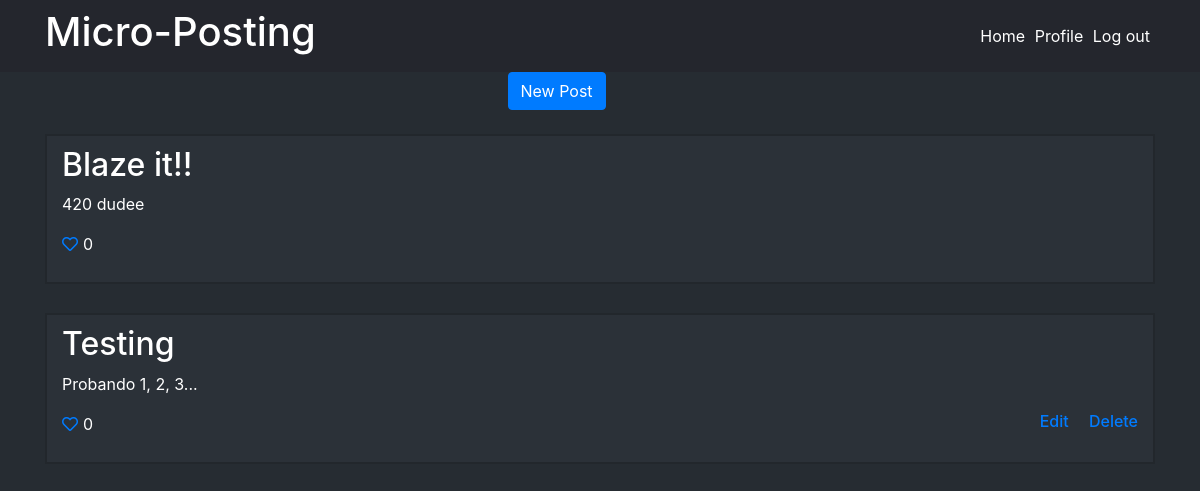
Page / (signed in) on the earlier database version.
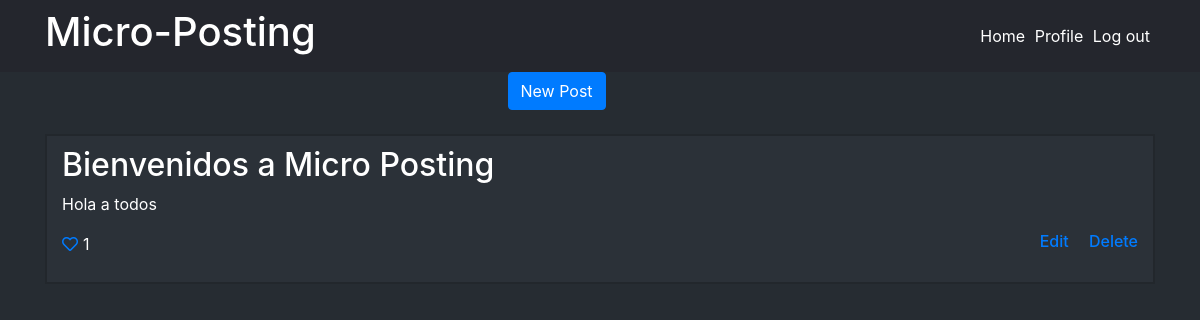
Same page on the later database version.
### app.py (models this page shows)
class Post(db.Model):
	id = db.Column(db.Integer, primary_key = True)
	title = db.Column(db.String)
	body = db.Column(db.Text)
	posted_by = db.Column(db.Integer, db.ForeignKey('user.id'))
	likes = db.relationship('PostLike', backref='post', lazy='dynamic')

### app.py (the view)
@app.route('/')
def index():
	posts = Post.query.order_by(Post.id.desc()).all()
	return render_template("home.html", posts = posts)

### app.py (called while the page is built)
@login_manager.user_loader
def load_user(user_id):
	return User.get_by_id(user_id)

	@staticmethod
	def get_by_id(id):
		return User.query.get(id)

### templates/home.html (shortened to what this page needs)
{% extends 'base.html' %}
{% block content %}
	{% if current_user.is_authenticated %}
	<a href="{{url_for('post')}}" class="btn btn-primary offset-5"> New Post</a>
		<div id="posts">
			{% for post in posts %}
				<br>
				<div class="post">
					<h2 class="">{{post.title}}</h2>
					<p>{{post.body}}</p>
					{% if current_user.id == post.posted_by %}
					<h6><a href="{{url_for('delete_post', post_id = post.id)}}" class="float-right">&emsp; Delete</a></h6>
					<h6><a href="{{url_for('edit_post', post_id = post.id)}}" class="float-right"> Edit</a></h6>
					{% endif %}
					<p class="likes"><a href="{{url_for('like', post_id = post.id)}}" class="far fa-heart"></a><span style="margin-left: 5px;">{{ post.likes.count() }}</span></p>
				</div>
			{% endfor %}
		</div>
	{% else %}
	<div class="jumbotron">
		<h1 class="text-center">Welcome to Micro-Posting</h1>
		<a href="{{url_for('signup')}}" class="btn btn-lg btn-primary offset-5"> Sign Up</a>
	</div>
	{% endif %}
{% endblock %}

### templates/base.html (shortened to what this page needs)
<!DOCTYPE html>
<html lang="en">
<head>
	<link rel="stylesheet" type="text/css" href="{{url_for('static', filename='css/style.css')}}">
	<link rel="stylesheet" type="text/css" href="{{url_for('static', filename='css/bootstrap.min.css')}}">
	<link rel="stylesheet" href="https://use.fontawesome.com/releases/v5.7.1/css/all.css">
</head>
<body id="body">
	<header id="header" class="navbar navbar-fixed-top navbar-inverse">
		<div class="container">
    		<h1><a href="{{url_for('index')}}">Micro-Posting</a></h1>
    <nav>
          <a href="{{url_for('index')}}" style="display: inline; margin-right: 5px;">Home</a>
          {% if current_user.is_authenticated %}
          <a href="{{url_for('show_user')}}" style="display: inline; margin-right: 5px;">Profile</a>
          <a href="{{url_for('logout')}}" style="display: inline; margin-right: 5px;">Log out</a>
          {% else %}
          <a href="{{url_for('login')}}" style="display: inline; margin-right: 5px;">Login</a>
          {% endif %}
    </nav>
  </div>
	</header>
	<div class="container">
	{% block content %}
	{% endblock %}
	</div>
</body>
</html>

### static/css/style.css (style rules this page uses)
#body { background-color: #262c32; color: white; }
#header { background-color: #24262d; }
#header a { color: white; }
#body a { text-decoration: none; }
#posts .post { box-sizing: content-box; border: 2px double #22272c; background-color: #2b3138; margin-bottom: 5px; padding: 10px 15px; }

Differences in the rows shown:
removed Post: title "Blaze it!!", body "420 dudee", likes.count "0"
removed Post: title "Testing", body "Probando 1, 2, 3...", likes.count "0"
added Post: title "Bienvenidos a Micro Posting", body "Hola a todos", likes.count "1"
